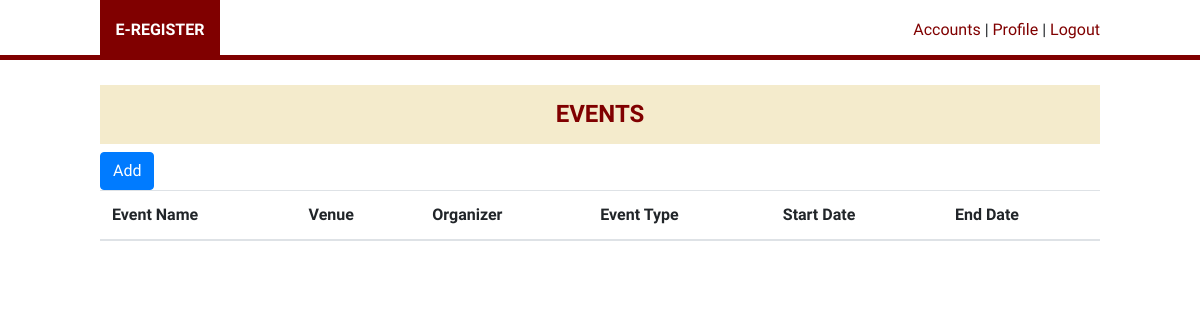
Page / (signed in) on the earlier database version.
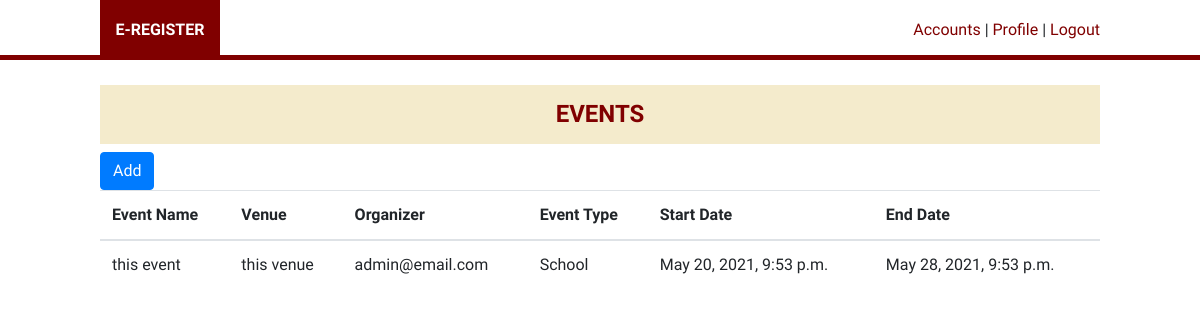
Same page on the later database version.
### events/models.py (models this page shows)
class Event(models.Model):
    name = models.CharField(max_length=100)
    venue = models.CharField(max_length=100)
    organizer = models.ForeignKey('accounts.user', on_delete=models.DO_NOTHING)
    event_type = models.ForeignKey('events.EventType', on_delete=models.CASCADE, null=False, blank=False)
    start_date = models.DateTimeField(null=False, blank=False)
    end_date = models.DateTimeField(null=False, blank=False)
    date_created = models.DateTimeField(auto_now_add=True)

class EventType(models.Model):
    name = models.CharField(max_length=100)
    date_created = models.DateTimeField(auto_now_add=True)
    def __str__(self):
        return self.name

### accounts/models.py (models this page shows, shortened)
class User(AbstractBaseUser, PermissionsMixin):
    first_name = models.CharField(max_length=50)
    middle_name = models.CharField(max_length=50)
    last_name = models.CharField(max_length=50)
    email = models.EmailField(max_length=30, unique=True)
    contact_no = models.CharField(max_length=20, blank=True)
    role = models.ForeignKey(UserRole, on_delete=models.CASCADE, null=True, default=None, blank=True)
    qr_code = models.ImageField(upload_to='qr_code', null=True)
    qr_id = models.CharField(max_length=50)
    is_admin = models.BooleanField(default=False)
    is_staff = models.BooleanField(default=False)
    is_superuser = models.BooleanField(default=False)
    objects = UserManager()
    USERNAME_FIELD = 'email'
    REQUIRED_FIELDS = []

### events/views.py (the view)
# urls.py: path('', views.Home.as_view(), name='events-home'),
class Home(View):
    name = 'events/index.html'
    @method_decorator(login_required)
    def get(self, request):
        context = {
            'events': Event.objects.all(),
        }
        return render(request, self.name, context)

### events/templates/events/index.html
{% extends 'events/base.html' %}
{% block content %}
    <div class="wrapper">
        <h4 class="page-title">EVENTS</h4>
        <a href="{% url 'events-add' %}" class="btn btn-primary">Add</a>
        <table class="table">
            <thead>
                <tr>
                    <th>Event Name</th>
                    <th>Venue</th>
                    <th>Organizer</th>
                    <th>Event Type</th>
                    <th>Start Date</th>
                    <th>End Date</th>
                </tr>
            </thead>
            <tbody>
            {% for event in events %}
                <tr>
                    <td>{{ event.name }}</td>
                    <td>{{ event.venue }}</td>
                    <td>{{ event.organizer }}</td>
                    <td>{{ event.event_type }}</td>
                    <td>{{ event.start_date }}</td>
                    <td>{{ event.end_date }}</td>
                </tr>
            {% endfor %}
            </tbody>
        </table>
    </div>
{% endblock %}

Differences in the rows shown:
added Event: name "this event", venue "this venue", organizer "admin@email.com", event_type "School", start_date "May 20, 2021, 9:53 p.m.", end_date "May 28, 2021, 9:53 p.m."
